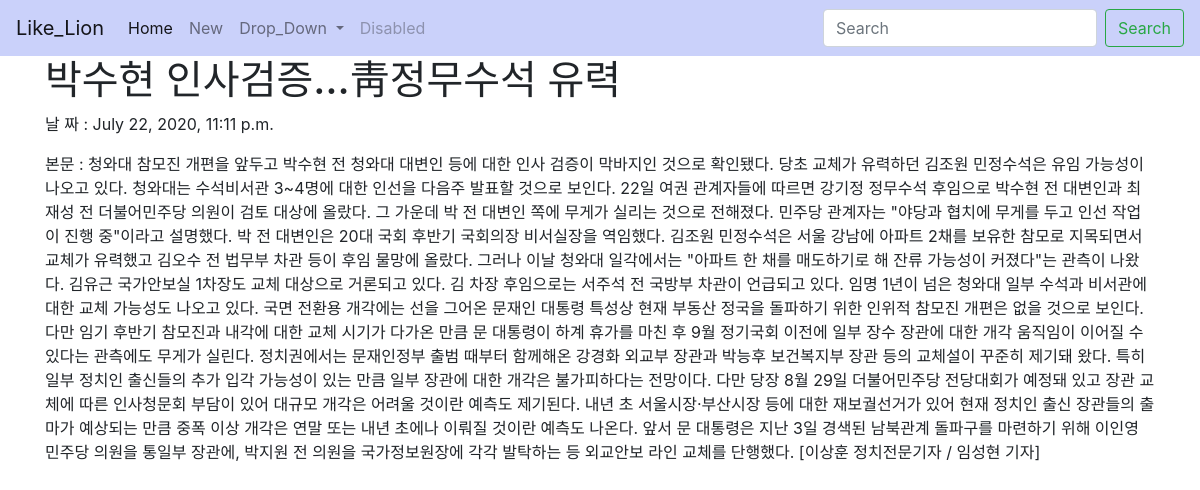
Screenshot of /news_blog/2 with the database file from the repository.
### blogapp/models.py (models this page shows, shortened)
class Blog(models.Model):
    title = models.CharField(max_length=200)
    pub_date = models.DateTimeField('date published')
    body = models.TextField()

### blogapp/views.py (the view)
# urls.py: path('news_blog/<int:blog_id>', blogapp.views.detail, name="detail"),
def detail(request, blog_id):
    blog_detail = get_object_or_404(Blog, pk=blog_id)
    return render(request, 'detail.html', {'details': blog_detail})

### blogapp/templates/detail.html
{% extends 'base.html' %}
{% block contents %}
<body>
    <div class="container">
  <h1> {{details.title}}</h1>
<p> 날 짜 : {{details.pub_date}}</p>
<p>본문 : {{details.body}}</p>
</div>
  </body>
{% endblock %}

### rows the page displays
Blog: title "박수현 인사검증…靑정무수석 유력", pub_date "July 22, 2020, 11:11 p.m.", body "청와대 참모진 개편을 앞두고 박수현 전 청와대 대변인 등에 대한 인사 검증이 막바지인 것으로 확인됐다. 당초 교체가 유력하던 김조원 민정수석은 유임 가능성이 나오고 있다. 청와대는 수석비서관 3~4명에 대한 인선을 다음주 발표할 것으로 보인다. 22일 여권 관계자들에 따르면 강기정 정무수석 후임으로 박수현 전 대변인과 최재성 전 더불어민주당 의원이 검토 대상에 올랐다. 그 가운데 박 전 대변인 쪽에 무게가 실리는 것으로 전해졌다. 민주당 관계자는 \"야당과 협치에 무게를 두고 인선 작업이 진행 중\"이라고 설명했다. 박 전 대변인은 20대 국회 후반기 국회의장 비서실장을 역임했다. 김조원 민정수석은 서울 강남에 아파트 2채를 보유한 참모로 지목되면서 교체가 유력했고 김오수 전 법무부 차관 등이 후임 물망에 올랐다. 그러나 이날 청와대 일각에서는 \"아파트 한 채를 매도하기로 해 잔류 가능성이 커졌다\"는 관측이 나왔다. 김유근 국가안보실 1차장도 교체 대상으로 거론되고 있다. 김 차장 후임으로는 서주석 전 국방부 차관이 언급되고 있다. 임명 1년이 넘은 청와대 일부 수석과 비서관에 대한 교체 가능성도 나오고 있다. 국면 전환용 개각에는 선을 그어온 문재인 대통령 특성상 현재 부동산 정국을 돌파하기 위한 인위적 참모진 개편은 없을 것으로 보인다. 다만 임기 후반기 참모진과 내각에 대한 교체 시기가 다가온 만큼 문 대통령이 하계 휴가를 마친…"
